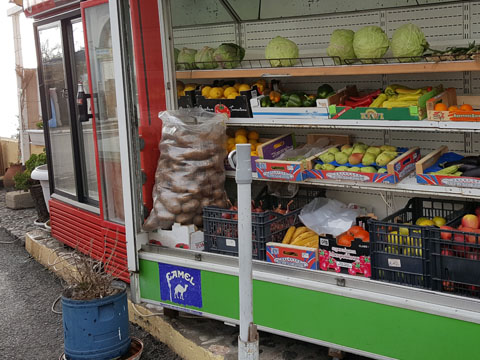
#> input picture chap05/images/color.jpg, 480 x 360 px, found by its file name
$ python 5_12.py
#> lines starting #> are read from the running program, lines starting #| are printed output that depends on the picture; after the words box and inside, x2 and y2 are one past the last pixel; in counts of white or black regions, pixels touching at a corner belong together
import numpy as np, cv2

image  = cv2.imread("/home/gun/Desktop/OpenCV_with_python/OpenCV-Python-/chap05/images/color.jpg", cv2.IMREAD_COLOR)
#> image is the input picture: shape (360, 480, 3); mean B, G, R 86.9, 100.8, 106.2
gray_image  = cv2.imread("/home/gun/Desktop/OpenCV_with_python/OpenCV-Python-/chap05/images/color.jpg", cv2.IMREAD_GRAYSCALE)  # 로고 영상 읽기
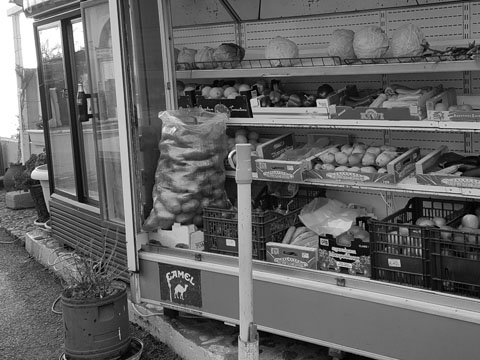
#> gray_image: shape (360, 480); min 0, max 255, mean 100.8
if  image is None: raise Exception("영상 파일 읽기 오류 ")

mask1 = np.zeros(image.shape, dtype = np.uint8)
cv2.ellipse(mask1, (100,100), (50,50),  0, 0, 360, (50,50,50), -1)
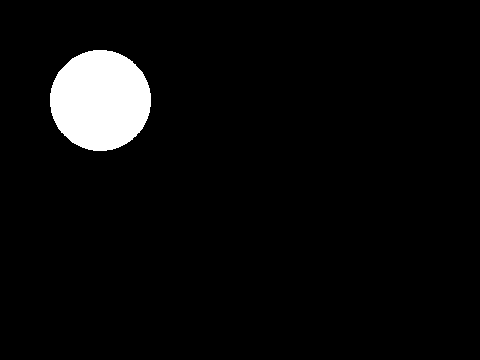
#> mask1: shape (360, 480, 3); values 0 (black) and 50 (white), 4.6% white; 1 white region, box (x1, y1, x2, y2) and area: (50, 50, 151, 151) 7991
light_up = cv2.add(mask1,image)
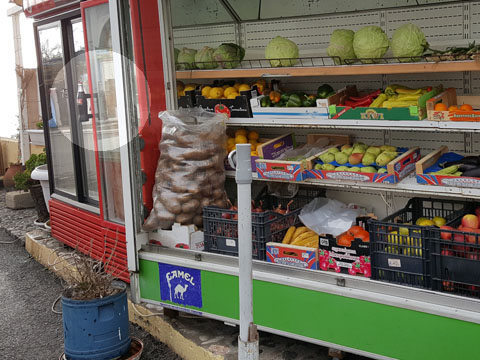
#> light_up: shape (360, 480, 3); mean of channels 0, 1, 2 89.2, 103.1, 108.5; drawn as B, G, R

mask2 = np.zeros(image.shape[:2], dtype = np.uint8)
cv2.ellipse(mask2, (200,200), (150,50),  0, 0, 360, (50,50,50), -1)
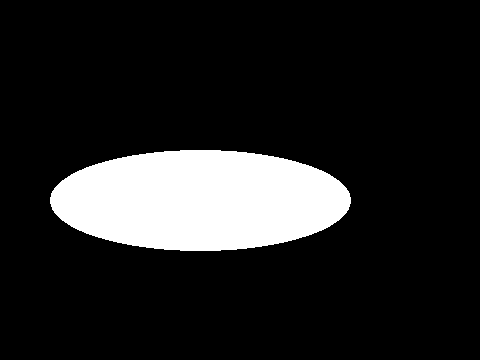
#> mask2: shape (360, 480); values 0 (black) and 50 (white), 13.8% white; 1 white region, box (x1, y1, x2, y2) and area: (50, 150, 351, 251) 23865
print(gray_image.shape)
#| (360, 480)
(min_val, max_val, _, _) = cv2.minMaxLoc(gray_image,mask2)  # 최솟값과 최댓값 가져오기
#> min_val = 0; max_val = 255
ratio = 255/(max_val - min_val)
#> ratio = 1
edit_img = cv2.subtract(image,min_val,mask=mask2)
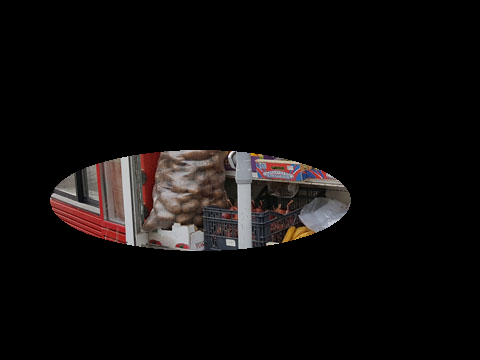
#> edit_img: shape (360, 480, 3); mean B, G, R 11.7, 12.1, 14.6
#(image - min_val) * ratio
dst = np.round(edit_img * ratio).astype('uint8')

total_image = cv2.add(edit_img,light_up)
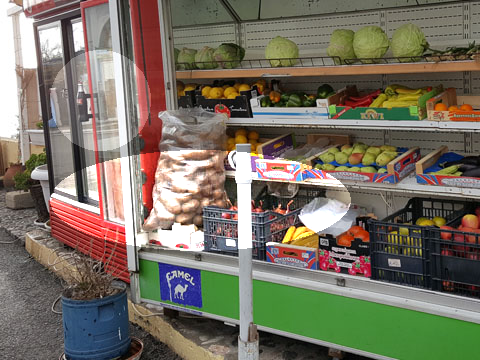
#> total_image: shape (360, 480, 3); mean B, G, R 98.5, 112.9, 119.8


cv2.imshow("dst_3"  , total_image)
cv2.waitKey(0)

$ run again, with chap05/images/abs_test2.jpg copied over chap05/images/color.jpg
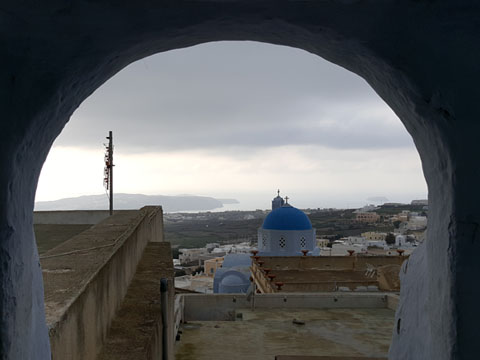
#> input picture chap05/images/abs_test2.jpg, 480 x 360 px, found by its file name
#> image is the input picture: shape (360, 480, 3); mean B, G, R 95.3, 93.7, 91.5
#> mask1: shape (360, 480, 3); values 0 (black) and 50 (white), 4.6% white; 1 white region, box (x1, y1, x2, y2) and area: (50, 50, 151, 151) 7991
#> mask2: shape (360, 480); values 0 (black) and 50 (white), 13.8% white; 1 white region, box (x1, y1, x2, y2) and area: (50, 150, 351, 251) 23865
#| (360, 480)
#> min_val = 8; max_val = 255
#> ratio = 1.03
#> `edit_img = cv2.subtract(image,min_val,mask=mask2)`:
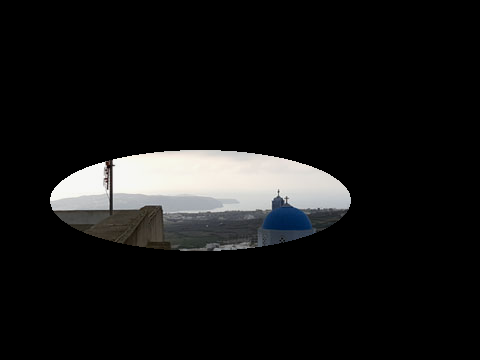
#> edit_img: shape (360, 480, 3); mean B, G, R 21.6, 21.8, 21.7
#> `total_image = cv2.add(edit_img,light_up)`:
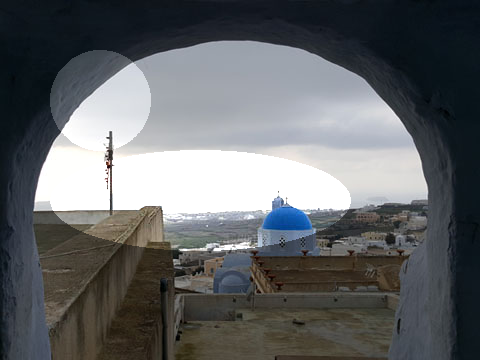
#> total_image: shape (360, 480, 3); mean B, G, R 103.7, 101.6, 99.1
